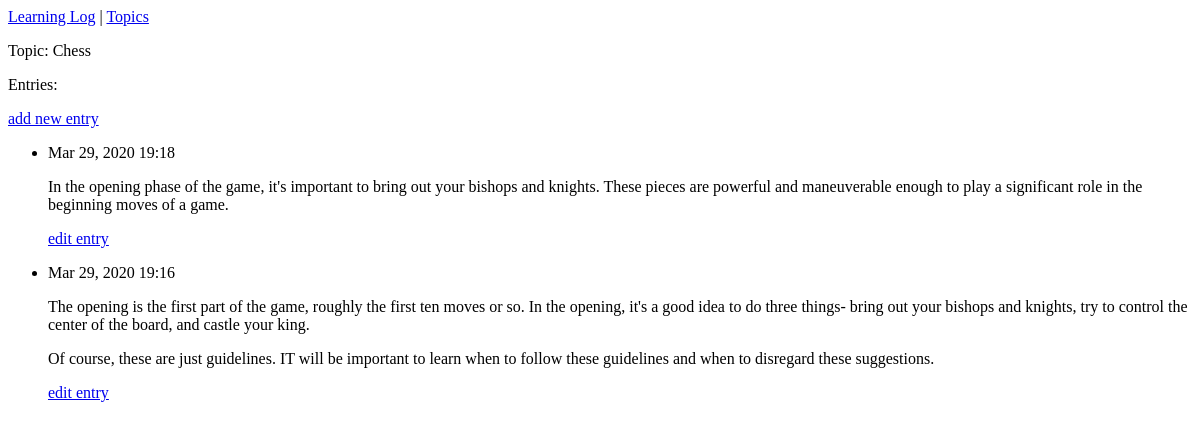
Page /topics/1/ on the earlier database version.
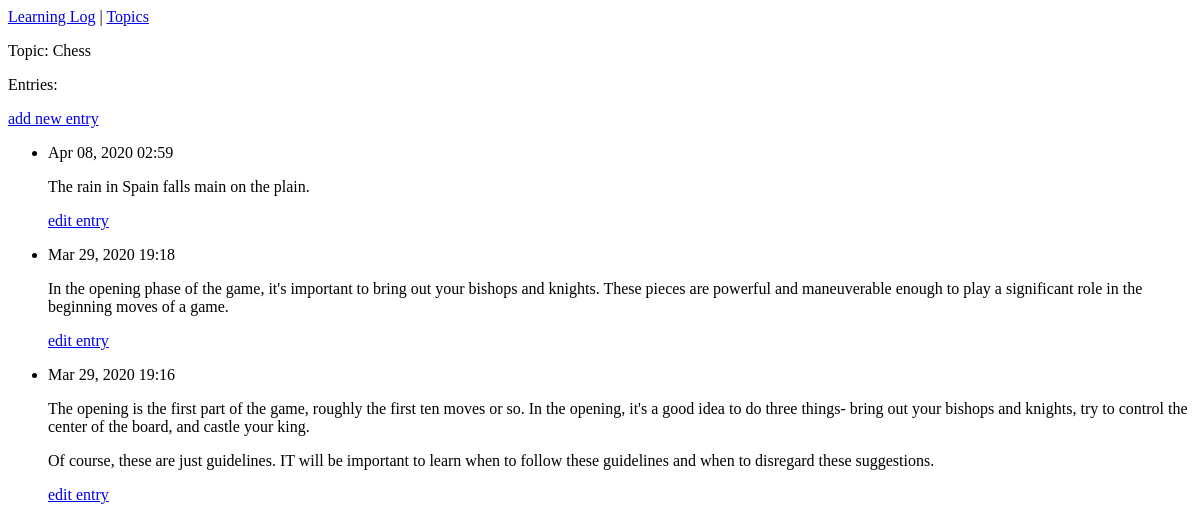
Same page on the later database version.
### learning_logs/models.py (models this page shows, shortened)
class Topic(models.Model):
    text = models.CharField(max_length=200)
    date_added = models.DateTimeField(auto_now_add=True)
    def __str__(self):
        return self.text

class Entry(models.Model):
    topic = models.ForeignKey(Topic, on_delete=models.CASCADE)
    text = models.TextField()
    date_added = models.DateTimeField(auto_now_add=True)
    class Meta:
        verbose_name_plural = 'entries'

### learning_logs/views.py (the view)
# urls.py: path('topics/<int:topic_id>/', views.topic, name='topic'),
def topic(request,topic_id):
    topic = Topic.objects.get(id=topic_id)
    entries = topic.entry_set.order_by('-date_added')
    context = {'topic':topic,'entries':entries}
    return render(request, 'learning_logs/topic.html',context)

### learning_logs/templates/learning_logs/topic.html
{% extends 'learning_logs/base.html' %}
{% block content %}
    <p>Topic: {{ topic }}</p>
    <p>Entries:</p>
    <p>
        <a href="{% url 'learning_logs:new_entry' topic.id %}">add new
        entry</a>
    </p>
    <ul>
    {% for entry in entries %}
        <li>
            <p>{{ entry.date_added|date:'M d, Y H:i'  }}</p>
            <p>{{ entry.text | linebreaks }}</p>
            <p>
                <a href="{% url 'learning_logs:edit_entry' entry.id %}">
                edit entry</a>
            </p>
        </li>
    {% empty %}
        <li>
            There are no entries for this topic yet.
        </li>
    {% endfor %}
    </ul>
{% endblock content %}

### learning_logs/templates/learning_logs/base.html
<p>
    <a href="{% url 'learning_logs:index' %}">Learning Log</a> |
    <a href="{% url 'learning_logs:topics' %}">Topics</a>
</p>
{% block content %}
{%endblock content %}

Differences in the rows shown:
added Entry: date_added "Apr 08, 2020 02:59", text "The rain in Spain falls main on the plain."
